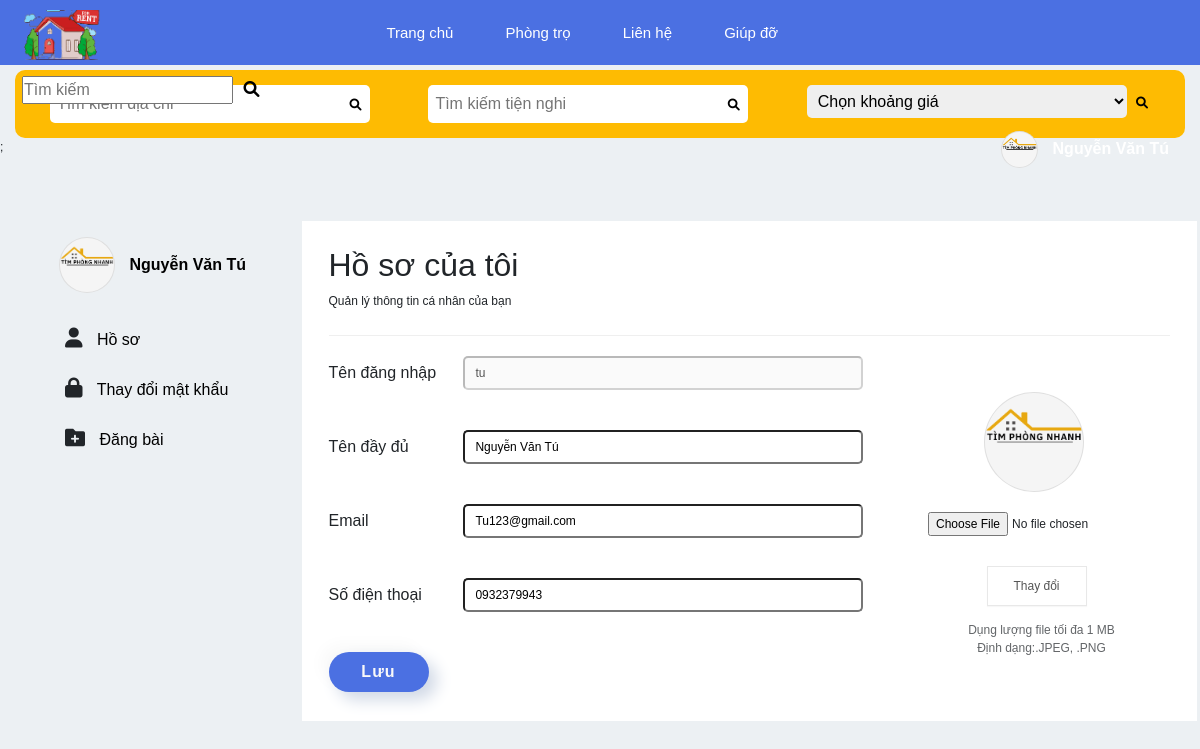
Page /personal-page.php (signed in) on the committed database.
### tables this page shows
CREATE TABLE `user` (
  `id` int(10) NOT NULL,
  `name` varchar(255) NOT NULL,
  `username` varchar(255) NOT NULL,
  `email` varchar(255) NOT NULL,
  `password` varchar(255) NOT NULL,
  `role` int(11) NOT NULL,
  `phone` varchar(255) NOT NULL,
  `avatar` varchar(255) NOT NULL
);

### personal-page.php (the view, shortened to what this page needs)
<?php
include 'include/connect.php';
$role = (isset($_SESSION['role']))? $_SESSION['role']:[];
$checkRole = $role['role'];
$user = (isset($_SESSION['username']))? $_SESSION['username']:[];
$username = $user['username'];
$sqlCheck = "SELECT * FROM user WHERE username = '$username'";
$queryCheck = mysqli_query($conn, $sqlCheck);
$data = mysqli_fetch_assoc($queryCheck);
$nameVl = $data['name'];
$emailVl = $data['email'];
$phoneVl = $data['phone'];
?>
<!DOCTYPE html>
<html lang="en">
<head>
    <link href="https://cdn.jsdelivr.net/npm/bootstrap@5.1.3/dist/css/bootstrap.min.css" rel="stylesheet" />
    <link rel="stylesheet" href="./libs/fontawesome/css/all.min.css" />
    <link rel="stylesheet" href="./style/style.css" />
</head>
<body>
    <?php include 'header.php' ?>;
    <div id="main">
        <div class="container">
            <div class="row">
                <div class="col-3">
                    <section class="sidebar">
                        <?php if (isset($nameVl)) { ?>
                            <div class="account">
                                <div class="account__avt">
                                <?php if($avatar != ""){ ?>
                                    <img src="<?php echo $avatar?>" alt="avata" />
                                <?php } else{?>
                                    <i class="fa-solid fa-user"></i>
                                <?php } ?>
                                </div>
                                <div class="account__name">
                                    <p class="account__fullname" style="color:#000"><?php echo $nameVl ?></p>
                                </div>
                            </div>
                        <?php } ?>
                        <ul class="sidebar_menu">
                            <li class="sidebar__list">
                                <i class="fa-solid fa-user"></i>
                                <a href="">Hồ sơ</a>
                            </li>
                            <li class="sidebar__list">
                                <i class="fa-solid fa-lock"></i>
                                <a href="">Thay đổi mật khẩu</a>
                            </li>
                            <?php if(isset($checkRole)&& $checkRole == 1){ ?>
                            <li class="sidebar__list">
                                <i class="fa-solid fa-screwdriver-wrench"></i>
                                <a href="./admin/post.php">Trang quản trị</a>
                            </li>
                            <?php }else{?>
                                <li class="sidebar__list">
                                    <i class="fa-solid fa-folder-plus"></i>
                                    <a href="./admin/post.php">Đăng bài</a>
                                </li>
                            <?php }?>
                        </ul>
                    </section>
                </div>
                <div class="col-9 col-9--white">
                    <section class="infor">
                        <h2 class="infor__title">Hồ sơ của tôi</h2>
                        <p class="infor__text">Quản lý thông tin cá nhân của bạn</p>
                        <div class="infor-detail flex">
                            <div class="infor-detail__form">
                                <form action="" method="post">
                                    <div class="infor-detail__list">
                                        <div class="infor-list flex">
                                            <div class="infor-list__title">
                                                <lable>Tên đăng nhập</lable>
                                            </div>
                                            <div class="infor-list__input">
                                                <input type="text" name="username" id="" value="<?php echo $user['username'] ?>" disabled>
                                            </div>
                                        </div>
                                    </div>
                                    <div class="infor-detail__list">
                                        <div class="infor-list flex">
                                            <div class="infor-list__title">
                                                <lable>Tên đầy đủ</lable>
                                            </div>
                                            <div class="infor-list__input">
                                                <input type="text" name="fullname" id="" value="<?php echo $nameVl ?>">
                                            </div>
                                        </div>
                                    </div>
                                    <div class="infor-detail__list">
                                        <div class="infor-list flex">
                                            <div class="infor-list__title">
                                                <lable>Email</lable>
                                            </div>
                                            <div class="infor-list__input">
                                                <input type="email" name="email" id="" value="<?php echo $emailVl ?>">
                                            </div>
                                        </div>
                                    </div>
                                    <div class="infor-detail__list">
                                        <div class="infor-list flex">
                                            <div class="infor-list__title">
                                                <lable>Số điện thoại</lable>
                                            </div>
                                            <div class="infor-list__input">
                                                <input type="tel" name="phone" id="" value="<?php echo $phoneVl ?>">
                                            </div>
                                        </div>
                                    </div>
                                    <input type="submit" value="Lưu" class="form__btn button">
                                </form>
                            </div>
                            <form action="<?php echo htmlspecialchars($_SERVER["PHP_SELF"]); ?>" enctype="multipart/form-data" method="post" class="form--flex">
                                <div class="infor-detail__avt">
                                    <div class="account__avt image">
                                    <?php if($avatar != ""){ ?>
                                        <img src="<?php echo $avatar?>" alt="avata" />
                                    <?php } else{?>
                                        <i class="fa-solid fa-user"></i>
                                    <?php } ?>
                                    </div>
                                    <div class="infor-detail_upload">
                                        <input type="file" name="avtImage" >
                                    </div>
                                    <div >
                                        <input type="submit" value="Thay đổi" name ="change" class="btn__img" >
                                    </div>
                                    <div class="desc_img">
                                        <p>Dụng lượng file tối đa 1 MB</p>
                                        <p>Định dạng:.JPEG, .PNG</p>
                                    </div>
                                </div>
                            </form>
                        </div>
                    </section>
                </div>
            </div>
        </div>
    </div>
</body>
</html>

### header.php (shortened to what this page needs)
<?php
include 'include/connect.php';
$name = (isset($_SESSION['name']))? $_SESSION['name']:[];
if(isset($_SESSION['name'])){
  $sqlCheck = "SELECT * FROM user WHERE username= '".$name['username']."'";
  $queryCheck = mysqli_query($conn, $sqlCheck);
  $data = mysqli_fetch_assoc($queryCheck);
  $fullName = $data['name'];
  $avatar = $data['avatar'];
}
?>
<!DOCTYPE html>
<html lang="en">
  <head>
    <link
      href="https://cdn.jsdelivr.net/npm/bootstrap@5.1.3/dist/css/bootstrap.min.css"
      rel="stylesheet"
    />
    <link rel="stylesheet" href="./libs/fontawesome/css/all.min.css" />
    <link rel="stylesheet" href="./style/style.css">
  </head>
  <body>
    <div id="header">
      <div class="container">
        <div class="logo">
          <a href="#"><img src="./image/logo.png" alt="logo" /></a>
        </div>
        <div class="nav-menu">
          <ul>
            <li><a href="./index.php">Trang chủ</a></li>
            <li><a href="">Phòng trọ</a></li>
            <li><a href="">Liên hệ</a></li>
            <li><a href="">Giúp đỡ</a></li>
          </ul>
        </div>
        <div class="btn_search">
        <form action="" class="search" method="post">
          <input type="text" class="searchTerm" placeholder="Tìm kiếm">
          <button type="submit" class="searchButton">
             <i class="fa-solid fa-magnifying-glass"></i>
          </button>
        </form>
        </div>
        <?php if(isset($fullName)){ ?>
        <div class="account account--right">
          <div class="account__avt">
            <?php if($avatar != ""){ ?>
             <img src="<?php echo $avatar?>" alt="avata" />
            <?php } else{?>
              <i class="fa-solid fa-user"></i>
              <?php } ?>
          </div>
          <div class="account__name">
            <p class="account__fullname"><?php echo $fullName ?></p>
          </div>
        </div>
        <?php }?>
      </div>
    </div>
    <div class="container">
      <div class="secrch grid_search" style="margin-top: 70px;">
      <div class="search_address">
      <form action="" method="post">
          <input type="text" class="search searchAddress" placeholder="Tìm kiếm địa chỉ">
          <button type="submit" class="btn_ml searchButton">
             <i class="fa-solid fa-magnifying-glass"></i>
          </button>
        </form>
      </div>
        <form action="" class="search_convenient" method="post">
          <input type="text" class="search searchConvenient" placeholder="Tìm kiếm tiện nghi">
          <button type="submit" class="btn_ml searchButton">
             <i class="fa-solid fa-magnifying-glass"></i>
          </button>
        </form>
        <form action="" class="search_price" method="post">
        <select class="search">
          <option value="0">Chọn khoảng giá</option>
        </select>
        <button type="submit" class="searchButton">
             <i class="fa-solid fa-magnifying-glass"></i>
        </button>
        </form>
        </div>
      </div>
  </body>
</html>

### style/style.css (style rules this page uses)
*, *::after, *::before { margin: 0; padding: 0; box-sizing: border-box; user-select: none; }
a, a:hover { text-decoration: none; transition: all 0.3s ease-in-out 0s; -moz-transition: all 0.3s ease-in-out 0s; -o-transition: all 0.3s ease-in-out 0s; -webkit-transition: all 0.3s ease-in-out 0s; -ms-transition: all 0.3s ease-in-out 0s; }
h1, h2, h3, h4, h5, h6, a, p, ul, li { margin: 0; padding: 0; list-style: none; }
.flex { display: flex; align-items: center; }
@media (min-width: 1200px) { .container { max-width: 1194px !important; } }
body { font-family: "Montserrat", sans-serif; font-size: 12px; background-color: #ecf0f3; }
#main { position: relative; margin-top: 65px; }
.button { width: 180px; height: 50px; border-radius: 25px; margin-top: 50px; font-weight: 700; font-size: 14px; letter-spacing: 1.15px; background-color: #4b70e2; color: #f9f9f9; box-shadow: 8px 8px 16px #d1d9e6, -8px -8px 16px #f9f9f9; border: none; outline: none; }
.button { cursor: pointer; }
#header { height: 65px; background-color: #4b70e2; font-size: 15px; position: fixed; z-index: 1; right: 0; top: 0; left: 0; }
.logo { float: left; margin: 10px 0; width: 90px; height: 50px; }
.logo img { width: 100%; height: 100%; }
.nav-menu { margin-left: 22%; display: inline-block; }
.nav-menu ul li { display: inline-block; line-height: 65px; list-style-type: none; }
.nav-menu li a { text-decoration: none; font-size: 15px; color: #ffffff; padding: 24px; }
.account { position: relative; display: flex; margin: 16px; flex-wrap: nowrap; align-items: center; justify-content: center; cursor: pointer; }
.account--right { float: right; }
.account__avt { display: inline-block; width: 2.3rem; height: 2.3rem; position: relative; border-radius: 50%; border: 0.0625rem solid rgba(0, 0, 0, 0.09); box-sizing: border-box; background-color: #f5f5f5; margin-right: 15px; }
.account__avt img { position: absolute; top: 0; left: 0; width: 100%; height: 100%; display: block; border-radius: 50%; }
.account__name { font-size: 16px; font-weight: 700; color: #fff; }
.sidebar .account__avt { width: 3.5rem; height: 3.5rem; }
.sidebar_menu { margin-top: 35px; font-size: 16px; }
.sidebar__list { height: 50px; }
.sidebar__list i { margin: 0 10px 0 50px; font-size: 20px; }
.sidebar__list a { color: #000; }
.col-9--white { background-color: #fff; height: 500px; }
.infor { padding: 15px; }
.infor__title { margin: 10px 0 8px; }
.infor__text { border-bottom: 1px solid #efefef; padding-bottom: 25px; }
.infor-list__title { flex: 0.6; }
.infor-list__title lable { font-size: 16px; }
.infor-detail__form { flex: 6; }
.infor-list { padding: 20px 0; line-height: 30px; }
.infor-list__input { flex: 2; }
.infor-list__input input { width: 400px; border-radius: 5px; padding-left: 10px; }
.form__btn { text-align: center; margin-top: 20px; font-size: 16px; width: 100px; height: 40px; line-height: 40px; }
.image { position: sticky; width: 100px; height: 100px; }
.infor-detail__avt { text-align: center; margin-top: 20px; }
.infor-detail_upload { margin: 15px; }
.btn__img { margin: 15px 0 15px -10px; }
.btn__img, .notify_button { background: #fff; color: #555; border: 1px solid rgba(0, 0, 0, 0.09); box-shadow: 0 1px 1px 0 rgb(0 0 0 / 3%); width: 100px; padding: 10px; }
.desc_img { opacity: 0.7; }
.grid_search { display: grid; grid-template-columns: repeat(3, 1fr); background-color: #febb02; padding: 15px 0 15px 3%; border-radius: 10px; }
.search { padding: 7px; border-radius: 5px; border: none; width: 320px; outline: none; font-size: 16px; }
.searchButton { padding: 6px; background: none; border: none; }
.btn_ml { margin-left: -30px; }

### rows in the picture
user: avatar (picture), name "Nguyễn Văn Tú", username "tu", fullname "Nguyễn Văn Tú", email "Tu123@gmail.com", phone "0932379943"
